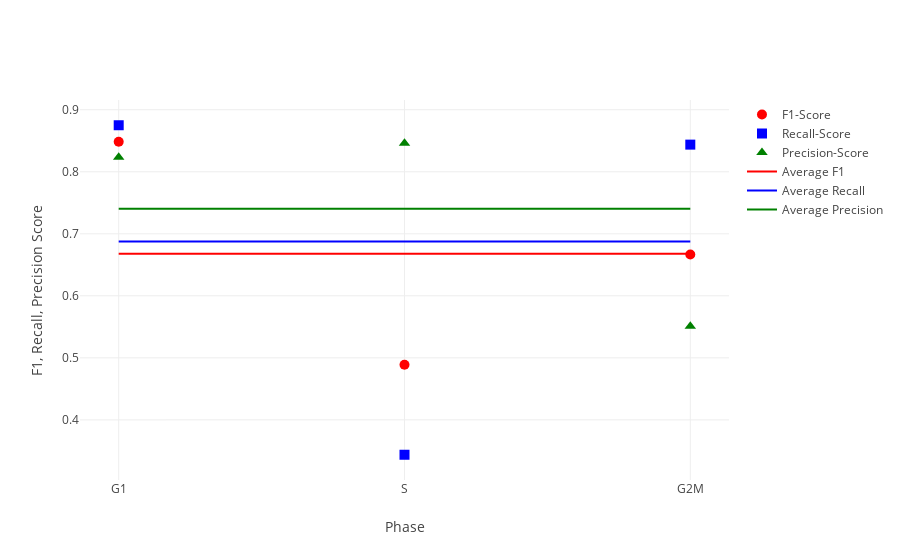

The cell this chart's notebook holds for it:
### Code cell
iplot(helper.plot_evaluation(*EMATB6142_evaluation, xaxis=["G1","S","G2M"], xaxislbl="Phase", average=True))

### Figure 1 — Plotly figure (JSON) as saved in the notebook; plotly's stock layout.template omitted (floating-point values rounded to 4 significant figures)
{"data": [{"marker": {"color": "red", "size": 10, "symbol": "circle"}, "mode": "markers", "name": "F1-Score", "type": "scatter", "x": ["G1", "S", "G2M"], "y": [0.8485, 0.4889, 0.6667]}, {"marker": {"color": "blue", "size": 10, "symbol": "square"}, "mode": "markers", "name": "Recall-Score", "type": "scatter", "x": ["G1", "S", "G2M"], "y": [0.875, 0.3438, 0.8438]}, {"marker": {"color": "green", "size": 10, "symbol": "triangle-up"}, "mode": "markers", "name": "Precision-Score", "type": "scatter", "x": ["G1", "S", "G2M"], "y": [0.8235, 0.8462, 0.551]}, {"marker": {"color": "red", "size": 10}, "mode": "lines", "name": "Average F1", "type": "scatter", "x": ["G1", "S", "G2M"], "y": [0.668, 0.668, 0.668]}, {"marker": {"color": "blue", "size": 10}, "mode": "lines", "name": "Average Recall", "type": "scatter", "x": ["G1", "S", "G2M"], "y": [0.6875, 0.6875, 0.6875]}, {"marker": {"color": "green", "size": 10}, "mode": "lines", "name": "Average Precision", "type": "scatter", "x": ["G1", "S", "G2M"], "y": [0.7402, 0.7402, 0.7402]}], "layout": {"title": "", "xaxis": {"title": "Phase"}, "yaxis": {"title": "F1, Recall, Precision Score"}}}
